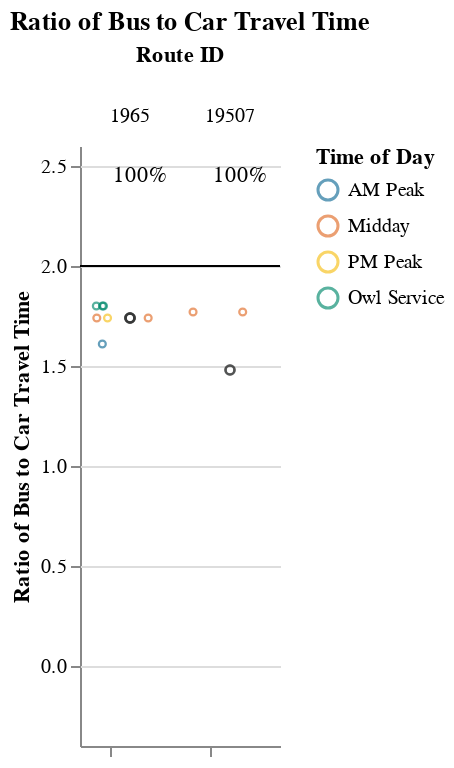
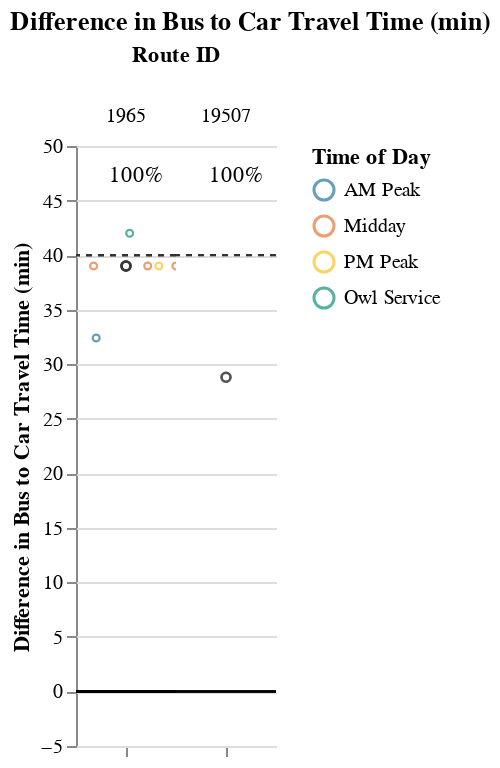

The notebook cell saved with these charts, in order:
### Markdown cell above
### Long Routes (> 1.5 hrs)

### Code cell
route_group = "long"
try:
    display_charts_for_route_group(df, route_group)
except:
    print("No routes meet this criteria.")

### Figure 1 — Vega-Lite specification as saved in the notebook (floating-point values rounded to 4 significant figures)
{"config": {"view": {"continuousWidth": 400, "continuousHeight": 300, "stroke": null}, "facet": {"spacing": 0}}, "data": {"name": "data-570277145ce983f8eeb32497a761a22f"}, "facet": {"column": {"field": "route_id", "sort": ["1965", "19507"], "title": "Route ID", "type": "nominal"}}, "spec": {"layer": [{"mark": "rule", "encoding": {"color": {"value": "black"}, "y": {"field": "cutoff", "type": "quantitative"}}, "selection": {"selector003": {"type": "interval", "bind": "scales", "encodings": ["x", "y"]}}}, {"mark": {"type": "point", "opacity": 0.65, "size": 12, "strokeWidth": 1.1}, "encoding": {"color": {"field": "time_of_day", "scale": {"range": ["#136C97", "#E16B26", "#F6BF16", "#00896B", "#7790A3", "#5B559C"]}, "sort": ["AM Peak", "Midday", "PM Peak", "Owl Service"], "title": "Time of Day", "type": "nominal"}, "tooltip": [{"field": "route_id", "type": "nominal"}, {"field": "trip_id", "type": "nominal"}, {"field": "service_hours", "type": "quantitative"}, {"field": "car_duration_hours", "type": "quantitative"}, {"field": "bus_multiplier", "type": "quantitative"}, {"field": "bus_difference", "type": "quantitative"}, {"field": "num_trips", "type": "quantitative"}, {"field": "num_competitive", "type": "quantitative"}, {"field": "pct_trips_competitive", "type": "quantitative"}, {"field": "p25", "type": "quantitative"}, {"field": "p50", "type": "quantitative"}, {"field": "p75", "type": "quantitative"}], "x": {"axis": {"grid": false, "labels": false, "ticks": true, "values": [0]}, "field": "jitter", "scale": {}, "title": null, "type": "quantitative"}, "y": {"field": "bus_multiplier", "scale": {"domain": [-0.25, 2.5]}, "title": "Ratio of Bus to Car Travel Time", "type": "quantitative"}}, "transform": [{"calculate": "sqrt(-2*log(random()))*cos(2*PI*random())", "as": "jitter"}], "width": 50}, {"layer": [{"mark": {"type": "point", "opacity": 0.6, "size": 20, "strokeWidth": 1.3}, "encoding": {"color": {"value": "#323434"}, "y": {"field": "bus_multiplier", "type": "quantitative"}}, "transform": [{"filter": "(datum.p50_trip === 1)"}]}, {"mark": {"type": "text", "align": "center", "baseline": "middle"}, "encoding": {"color": {"value": "black"}, "text": {"field": "pct_trips_competitive", "format": ".0%", "type": "quantitative"}, "tooltip": [{"field": "route_id", "type": "nominal"}, {"field": "trip_id", "type": "nominal"}, {"field": "service_hours", "type": "quantitative"}, {"field": "car_duration_hours", "type": "quantitative"}, {"field": "bus_multiplier", "type": "quantitative"}, {"field": "bus_difference", "type": "quantitative"}, {"field": "num_trips", "type": "quantitative"}, {"field": "num_competitive", "type": "quantitative"}, {"field": "pct_trips_competitive", "type": "quantitative"}, {"field": "p25", "type": "quantitative"}, {"field": "p50", "type": "quantitative"}, {"field": "p75", "type": "quantitative"}], "x": {"value": 30}, "y": {"value": 15}}, "transform": [{"calculate": "sqrt(-2*log(random()))*cos(2*PI*random())", "as": "jitter"}, {"filter": "(datum.fastest_trip === 1)"}]}]}]}, "resolve": {"scale": {"y": "shared"}}, "title": "Ratio of Bus to Car Travel Time", "$schema": "https://vega.github.io/schema/vega-lite/v4.17.0.json", "datasets": {"data-570277145ce983f8eeb32497a761a22f": [{"calitp_itp_id": 101, "trip_key": 3236287114091401813, "trip_id": "t_1949433_b_33026_tn_0", "shape_id": "p_1275951", "route_id": "19507", "service_hours": 1.47, "trip_first_departure_ts": 25800, "trip_last_arrival_ts": 31080, "departure_hour": 7, "time_of_day": "AM Peak", "p25": 1.47, "p50": 1.61, "p75": 1.75, "p50_trip": 1, "fastest_trip": 1, "car_duration_hours": 0.99, "competitive_route": 1, "bus_multiplier": 1.48, "bus_difference": 28.8, "num_trips": 4, "num_competitive": 4, "pct_trips_competitive": 1.0, "bus_difference_spread": 16.8, "route_group": "long", "max_trip_hrs": 1.75, "max_trip_route_group": 1.75, "name": "El Dorado County Transit Authority", "caltrans_district": "03 - Marysville", "drmt_organization_name": null, "cutoff2": 40, "cutoff": 2}, {"calitp_itp_id": 101, "trip_key": 8563022532481679830, "trip_id": "t_1949432_b_33026_tn_0", "shape_id": "p_1275951", "route_id": "19507", "service_hours": 1.47, "trip_first_departure_ts": 22200, "trip_last_arrival_ts": 27480, "departure_hour": 6, "time_of_day": "Owl Service", "p25": 1.47, "p50": 1.61, "p75": 1.75, "p50_trip": 1, "fastest_trip": 0, "car_duration_hours": 0.99, "competitive_route": 1, "bus_multiplier": 1.48, "bus_difference": 28.8, "num_trips": 4, "num_competitive": 4, "pct_trips_competitive": 1.0, "bus_difference_spread": 16.8, "route_group": "long", "max_trip_hrs": 1.75, "max_trip_route_group": 1.75, "name": "El Dorado County Transit Authority", "caltrans_district": "03 - Marysville", "drmt_organization_name": null, "cutoff2": 40, "cutoff": 2}, {"calitp_itp_id": 101, "trip_key": 9110982268179110409, "trip_id": "t_1949431_b_33026_tn_0", "shape_id": "p_1276361", "route_id": "19507", "service_hours": 1.75, "trip_first_departure_ts": 55200, "trip_last_arrival_ts": 61500, "departure_hour": 15, "time_of_day": "Midday", "p25": 1.47, "p50": 1.61, "p75": 1.75, "p50_trip": 0, "fastest_trip": 0, "car_duration_hours": 0.99, "competitive_route": 1, "bus_multiplier": 1.77, "bus_difference": 45.6, "num_trips": 4, "num_competitive": 4, "pct_trips_competitive": 1.0, "bus_difference_spread": 16.8, "route_group": "long", "max_trip_hrs": 1.75, "max_trip_route_group": 1.75, "name": "El Dorado County Transit Authority", "caltrans_district": "03 - Marysville", "drmt_organization_name": null, "cutoff2": 40, "cutoff": 2}, {"calitp_itp_id": 101, "trip_key": 3588662629553815803, "trip_id": "t_1949430_b_33026_tn_0", "shape_id": "p_1276361", "route_id": "19507", "service_hours": 1.75, "trip_first_departure_ts": 50400, "trip_last_arrival_ts": 56700, "departure_hour": 14, "time_of_day": "Midday", "p25": 1.47, "p50": 1.61, "p75": 1.75, "p50_trip": 0, "fastest_trip": 0, "car_duration_hours": 0.99, "competitive_route": 1, "bus_multiplier": 1.77, "bus_difference": 45.6, "num_trips": 4, "num_competitive": 4, "pct_trips_competitive": 1.0, "bus_difference_spread": 16.8, "route_group": "long", "max_trip_hrs": 1.75, "max_trip_route_group": 1.75, "name": "El Dorado County Transit Authority", "caltrans_district": "03 - Marysville", "drmt_organization_name": null, "cutoff2": 40, "cutoff": 2}, {"calitp_itp_id": 101, "trip_key": -2368155360304105473, "trip_id": "t_1949424_b_33026_tn_0", "shape_id": "p_1275942", "route_id": "1965", "service_hours": 1.42, "trip_first_departure_ts": 28800, "trip_last_arrival_ts": 33900, "departure_hour": 8, "time_of_day": "AM Peak", "p25": 1.53, "p50": 1.53, "p75": 1.58, "p50_trip": 0, "fastest_trip": 1, "car_duration_hours": 0.88, "competitive_route": 1, "bus_multiplier": 1.61, "bus_difference": 32.4, "num_trips": 8, "num_competitive": 8, "pct_trips_competitive": 1.0, "bus_difference_spread": 9.6, "route_group": "long", "max_trip_hrs": 1.58, "max_trip_route_group": 1.75, "name": "El Dorado County Transit Authority", "caltrans_district": "03 - Marysville", "drmt_organization_name": null, "cutoff2": 40, "cutoff": 2}, {"calitp_itp_id": 101, "trip_key": 5824973024410556023, "trip_id": "t_1949427_b_33026_tn_0", "shape_id": "p_1275943", "route_id": "1965", "service_hours": 1.53, "trip_first_departure_ts": 60000, "trip_last_arrival_ts": 65520, "departure_hour": 16, "time_of_day": "Midday", "p25": 1.53, "p50": 1.53, "p75": 1.58, "p50_trip": 1, "fastest_trip": 0, "car_duration_hours": 0.88, "competitive_route": 1, "bus_multiplier": 1.74, "bus_difference": 39.0, "num_trips": 8, "num_competitive": 8, "pct_trips_competitive": 1.0, "bus_difference_spread": 9.6, "route_group": "long", "max_trip_hrs": 1.58, "max_trip_route_group": 1.75, "name": "El Dorado County Transit Authority", "caltrans_district": "03 - Marysville", "drmt_organization_name": null, "cutoff2": 40, "cutoff": 2}, {"calitp_itp_id": 101, "trip_key": 5267286720409207687, "trip_id": "t_1949426_b_33026_tn_0", "shape_id": "p_1275943", "route_id": "1965", "service_hours": 1.53, "trip_first_departure_ts": 57600, "trip_last_arrival_ts": 63120, "departure_hour": 16, "time_of_day": "Midday", "p25": 1.53, "p50": 1.53, "p75": 1.58, "p50_trip": 1, "fastest_trip": 0, "car_duration_hours": 0.88, "competitive_route": 1, "bus_multiplier": 1.74, "bus_difference": 39.0, "num_trips": 8, "num_competitive": 8, "pct_trips_competitive": 1.0, "bus_difference_spread": 9.6, "route_group": "long", "max_trip_hrs": 1.58, "max_trip_route_group": 1.75, "name": "El Dorado County Transit Authority", "caltrans_district": "03 - Marysville", "drmt_organization_name": null, "cutoff2": 40, "cutoff": 2}, {"calitp_itp_id": 101, "trip_key": 5828529982851444451, "trip_id": "t_1949425_b_33026_tn_0", "shape_id": "p_1275950", "route_id": "1965", "service_hours": 1.53, "trip_first_departure_ts": 55200, "trip_last_arrival_ts": 60720, "departure_hour": 15, "time_of_day": "Midday", "p25": 1.53, "p50": 1.53, "p75": 1.58, "p50_trip": 1, "fastest_trip": 0, "car_duration_hours": 0.88, "competitive_route": 1, "bus_multiplier": 1.74, "bus_difference": 39.0, "num_trips": 8, "num_competitive": 8, "pct_trips_competitive": 1.0, "bus_difference_spread": 9.6, "route_group": "long", "max_trip_hrs": 1.58, "max_trip_route_group": 1.75, "name": "El Dorado County Transit Authority", "caltrans_district": "03 - Marysville", "drmt_organization_name": null, "cutoff2": 40, "cutoff": 2}, {"calitp_itp_id": 101, "trip_key": 8531536162217740457, "trip_id": "t_1949428_b_33026_tn_0", "shape_id": "p_1275943", "route_id": "1965", "service_hours": 1.53, "trip_first_departure_ts": 63600, "trip_last_arrival_ts": 69120, "departure_hour": 17, "time_of_day": "PM Peak", "p25": 1.53, "p50": 1.53, "p75": 1.58, "p50_trip": 1, "fastest_trip": 0, "car_duration_hours": 0.88, "competitive_route": 1, "bus_multiplier": 1.74, "bus_difference": 39.0, "num_trips": 8, "num_competitive": 8, "pct_trips_competitive": 1.0, "bus_difference_spread": 9.6, "route_group": "long", "max_trip_hrs": 1.58, "max_trip_route_group": 1.75, "name": "El Dorado County Transit Authority", "caltrans_district": "03 - Marysville", "drmt_organization_name": null, "cutoff2": 40, "cutoff": 2}, {"calitp_itp_id": 101, "trip_key": -2961812470250703333, "trip_id": "t_1949421_b_33026_tn_0", "shape_id": "p_1275401", "route_id": "1965", "service_hours": 1.58, "trip_first_departure_ts": 18600, "trip_last_arrival_ts": 24300, "departure_hour": 5, "time_of_day": "Owl Service", "p25": 1.53, "p50": 1.53, "p75": 1.58, "p50_trip": 0, "fastest_trip": 0, "car_duration_hours": 0.88, "competitive_route": 1, "bus_multiplier": 1.8, "bus_difference": 42.0, "num_trips": 8, "num_competitive": 8, "pct_trips_competitive": 1.0, "bus_difference_spread": 9.6, "route_group": "long", "max_trip_hrs": 1.58, "max_trip_route_group": 1.75, "name": "El Dorado County Transit Authority", "caltrans_district": "03 - Marysville", "drmt_organization_name": null, "cutoff2": 40, "cutoff": 2}, {"calitp_itp_id": 101, "trip_key": -7032979825377476222, "trip_id": "t_1949422_b_33026_tn_0", "shape_id": "p_1275941", "route_id": "1965", "service_hours": 1.58, "trip_first_departure_ts": 20400, "trip_last_arrival_ts": 26100, "departure_hour": 5, "time_of_day": "Owl Service", "p25": 1.53, "p50": 1.53, "p75": 1.58, "p50_trip": 0, "fastest_trip": 0, "car_duration_hours": 0.88, "competitive_route": 1, "bus_multiplier": 1.8, "bus_difference": 42.0, "num_trips": 8, "num_competitive": 8, "pct_trips_competitive": 1.0, "bus_difference_spread": 9.6, "route_group": "long", "max_trip_hrs": 1.58, "max_trip_route_group": 1.75, "name": "El Dorado County Transit Authority", "caltrans_district": "03 - Marysville", "drmt_organization_name": null, "cutoff2": 40, "cutoff": 2}, {"calitp_itp_id": 101, "trip_key": -8698119193827787889, "trip_id": "t_1949423_b_33026_tn_0", "shape_id": "p_1275941", "route_id": "1965", "service_hours": 1.58, "trip_first_departure_ts": 22200, "trip_last_arrival_ts": 27900, "departure_hour": 6, "time_of_day": "Owl Service", "p25": 1.53, "p50": 1.53, "p75": 1.58, "p50_trip": 0, "fastest_trip": 0, "car_duration_hours": 0.88, "competitive_route": 1, "bus_multiplier": 1.8, "bus_difference": 42.0, "num_trips": 8, "num_competitive": 8, "pct_trips_competitive": 1.0, "bus_difference_spread": 9.6, "route_group": "long", "max_trip_hrs": 1.58, "max_trip_route_group": 1.75, "name": "El Dorado County Transit Authority", "caltrans_district": "03 - Marysville", "drmt_organization_name": null, "cutoff2": 40, "cutoff": 2}]}}

### Figure 2 — Vega-Lite specification as saved in the notebook (floating-point values rounded to 4 significant figures)
{"config": {"view": {"continuousWidth": 400, "continuousHeight": 300, "stroke": null}, "facet": {"spacing": 0}}, "data": {"name": "data-64e9510451679ea35f86dbb6277e2307"}, "facet": {"column": {"field": "route_id", "sort": ["1965", "19507"], "title": "Route ID", "type": "nominal"}}, "spec": {"layer": [{"mark": "rule", "encoding": {"color": {"value": "black"}, "y": {"field": "cutoff", "type": "quantitative"}}, "selection": {"selector004": {"type": "interval", "bind": "scales", "encodings": ["x", "y"]}}}, {"mark": {"type": "rule", "strokeDash": [3, 3]}, "encoding": {"color": {"value": "#323434"}, "y": {"field": "cutoff2", "type": "quantitative"}}}, {"mark": {"type": "point", "opacity": 0.65, "size": 12, "strokeWidth": 1.1}, "encoding": {"color": {"field": "time_of_day", "scale": {"range": ["#136C97", "#E16B26", "#F6BF16", "#00896B", "#7790A3", "#5B559C"]}, "sort": ["AM Peak", "Midday", "PM Peak", "Owl Service"], "title": "Time of Day", "type": "nominal"}, "tooltip": [{"field": "route_id", "type": "nominal"}, {"field": "trip_id", "type": "nominal"}, {"field": "service_hours", "type": "quantitative"}, {"field": "car_duration_hours", "type": "quantitative"}, {"field": "bus_multiplier", "type": "quantitative"}, {"field": "bus_difference", "type": "quantitative"}, {"field": "num_trips", "type": "quantitative"}, {"field": "num_competitive", "type": "quantitative"}, {"field": "pct_trips_competitive", "type": "quantitative"}, {"field": "p25", "type": "quantitative"}, {"field": "p50", "type": "quantitative"}, {"field": "p75", "type": "quantitative"}], "x": {"axis": {"grid": false, "labels": false, "ticks": true, "values": [0]}, "field": "jitter", "scale": {}, "title": null, "type": "quantitative"}, "y": {"field": "bus_difference", "scale": {"domain": [-5, 45.6]}, "title": "Difference in Bus to Car Travel Time (min)", "type": "quantitative"}}, "transform": [{"calculate": "sqrt(-2*log(random()))*cos(2*PI*random())", "as": "jitter"}], "width": 50}, {"layer": [{"mark": {"type": "point", "opacity": 0.6, "size": 20, "strokeWidth": 1.3}, "encoding": {"color": {"value": "#323434"}, "y": {"field": "bus_difference", "type": "quantitative"}}, "transform": [{"filter": "(datum.p50_trip === 1)"}]}, {"mark": {"type": "text", "align": "center", "baseline": "middle"}, "encoding": {"color": {"value": "black"}, "text": {"field": "pct_trips_competitive", "format": ".0%", "type": "quantitative"}, "tooltip": [{"field": "route_id", "type": "nominal"}, {"field": "trip_id", "type": "nominal"}, {"field": "service_hours", "type": "quantitative"}, {"field": "car_duration_hours", "type": "quantitative"}, {"field": "bus_multiplier", "type": "quantitative"}, {"field": "bus_difference", "type": "quantitative"}, {"field": "num_trips", "type": "quantitative"}, {"field": "num_competitive", "type": "quantitative"}, {"field": "pct_trips_competitive", "type": "quantitative"}, {"field": "p25", "type": "quantitative"}, {"field": "p50", "type": "quantitative"}, {"field": "p75", "type": "quantitative"}], "x": {"value": 30}, "y": {"value": 15}}, "transform": [{"calculate": "sqrt(-2*log(random()))*cos(2*PI*random())", "as": "jitter"}, {"filter": "(datum.fastest_trip === 1)"}]}]}]}, "resolve": {"scale": {"y": "shared"}}, "title": "Difference in Bus to Car Travel Time (min)", "$schema": "https://vega.github.io/schema/vega-lite/v4.17.0.json", "datasets": {"data-64e9510451679ea35f86dbb6277e2307": [{"calitp_itp_id": 101, "trip_key": 3236287114091401813, "trip_id": "t_1949433_b_33026_tn_0", "shape_id": "p_1275951", "route_id": "19507", "service_hours": 1.47, "trip_first_departure_ts": 25800, "trip_last_arrival_ts": 31080, "departure_hour": 7, "time_of_day": "AM Peak", "p25": 1.47, "p50": 1.61, "p75": 1.75, "p50_trip": 1, "fastest_trip": 1, "car_duration_hours": 0.99, "competitive_route": 1, "bus_multiplier": 1.48, "bus_difference": 28.8, "num_trips": 4, "num_competitive": 4, "pct_trips_competitive": 1.0, "bus_difference_spread": 16.8, "route_group": "long", "max_trip_hrs": 1.75, "max_trip_route_group": 1.75, "name": "El Dorado County Transit Authority", "caltrans_district": "03 - Marysville", "drmt_organization_name": null, "cutoff2": 40, "cutoff": 0}, {"calitp_itp_id": 101, "trip_key": 8563022532481679830, "trip_id": "t_1949432_b_33026_tn_0", "shape_id": "p_1275951", "route_id": "19507", "service_hours": 1.47, "trip_first_departure_ts": 22200, "trip_last_arrival_ts": 27480, "departure_hour": 6, "time_of_day": "Owl Service", "p25": 1.47, "p50": 1.61, "p75": 1.75, "p50_trip": 1, "fastest_trip": 0, "car_duration_hours": 0.99, "competitive_route": 1, "bus_multiplier": 1.48, "bus_difference": 28.8, "num_trips": 4, "num_competitive": 4, "pct_trips_competitive": 1.0, "bus_difference_spread": 16.8, "route_group": "long", "max_trip_hrs": 1.75, "max_trip_route_group": 1.75, "name": "El Dorado County Transit Authority", "caltrans_district": "03 - Marysville", "drmt_organization_name": null, "cutoff2": 40, "cutoff": 0}, {"calitp_itp_id": 101, "trip_key": 9110982268179110409, "trip_id": "t_1949431_b_33026_tn_0", "shape_id": "p_1276361", "route_id": "19507", "service_hours": 1.75, "trip_first_departure_ts": 55200, "trip_last_arrival_ts": 61500, "departure_hour": 15, "time_of_day": "Midday", "p25": 1.47, "p50": 1.61, "p75": 1.75, "p50_trip": 0, "fastest_trip": 0, "car_duration_hours": 0.99, "competitive_route": 1, "bus_multiplier": 1.77, "bus_difference": 45.6, "num_trips": 4, "num_competitive": 4, "pct_trips_competitive": 1.0, "bus_difference_spread": 16.8, "route_group": "long", "max_trip_hrs": 1.75, "max_trip_route_group": 1.75, "name": "El Dorado County Transit Authority", "caltrans_district": "03 - Marysville", "drmt_organization_name": null, "cutoff2": 40, "cutoff": 0}, {"calitp_itp_id": 101, "trip_key": 3588662629553815803, "trip_id": "t_1949430_b_33026_tn_0", "shape_id": "p_1276361", "route_id": "19507", "service_hours": 1.75, "trip_first_departure_ts": 50400, "trip_last_arrival_ts": 56700, "departure_hour": 14, "time_of_day": "Midday", "p25": 1.47, "p50": 1.61, "p75": 1.75, "p50_trip": 0, "fastest_trip": 0, "car_duration_hours": 0.99, "competitive_route": 1, "bus_multiplier": 1.77, "bus_difference": 45.6, "num_trips": 4, "num_competitive": 4, "pct_trips_competitive": 1.0, "bus_difference_spread": 16.8, "route_group": "long", "max_trip_hrs": 1.75, "max_trip_route_group": 1.75, "name": "El Dorado County Transit Authority", "caltrans_district": "03 - Marysville", "drmt_organization_name": null, "cutoff2": 40, "cutoff": 0}, {"calitp_itp_id": 101, "trip_key": -2368155360304105473, "trip_id": "t_1949424_b_33026_tn_0", "shape_id": "p_1275942", "route_id": "1965", "service_hours": 1.42, "trip_first_departure_ts": 28800, "trip_last_arrival_ts": 33900, "departure_hour": 8, "time_of_day": "AM Peak", "p25": 1.53, "p50": 1.53, "p75": 1.58, "p50_trip": 0, "fastest_trip": 1, "car_duration_hours": 0.88, "competitive_route": 1, "bus_multiplier": 1.61, "bus_difference": 32.4, "num_trips": 8, "num_competitive": 8, "pct_trips_competitive": 1.0, "bus_difference_spread": 9.6, "route_group": "long", "max_trip_hrs": 1.58, "max_trip_route_group": 1.75, "name": "El Dorado County Transit Authority", "caltrans_district": "03 - Marysville", "drmt_organization_name": null, "cutoff2": 40, "cutoff": 0}, {"calitp_itp_id": 101, "trip_key": 5824973024410556023, "trip_id": "t_1949427_b_33026_tn_0", "shape_id": "p_1275943", "route_id": "1965", "service_hours": 1.53, "trip_first_departure_ts": 60000, "trip_last_arrival_ts": 65520, "departure_hour": 16, "time_of_day": "Midday", "p25": 1.53, "p50": 1.53, "p75": 1.58, "p50_trip": 1, "fastest_trip": 0, "car_duration_hours": 0.88, "competitive_route": 1, "bus_multiplier": 1.74, "bus_difference": 39.0, "num_trips": 8, "num_competitive": 8, "pct_trips_competitive": 1.0, "bus_difference_spread": 9.6, "route_group": "long", "max_trip_hrs": 1.58, "max_trip_route_group": 1.75, "name": "El Dorado County Transit Authority", "caltrans_district": "03 - Marysville", "drmt_organization_name": null, "cutoff2": 40, "cutoff": 0}, {"calitp_itp_id": 101, "trip_key": 5267286720409207687, "trip_id": "t_1949426_b_33026_tn_0", "shape_id": "p_1275943", "route_id": "1965", "service_hours": 1.53, "trip_first_departure_ts": 57600, "trip_last_arrival_ts": 63120, "departure_hour": 16, "time_of_day": "Midday", "p25": 1.53, "p50": 1.53, "p75": 1.58, "p50_trip": 1, "fastest_trip": 0, "car_duration_hours": 0.88, "competitive_route": 1, "bus_multiplier": 1.74, "bus_difference": 39.0, "num_trips": 8, "num_competitive": 8, "pct_trips_competitive": 1.0, "bus_difference_spread": 9.6, "route_group": "long", "max_trip_hrs": 1.58, "max_trip_route_group": 1.75, "name": "El Dorado County Transit Authority", "caltrans_district": "03 - Marysville", "drmt_organization_name": null, "cutoff2": 40, "cutoff": 0}, {"calitp_itp_id": 101, "trip_key": 5828529982851444451, "trip_id": "t_1949425_b_33026_tn_0", "shape_id": "p_1275950", "route_id": "1965", "service_hours": 1.53, "trip_first_departure_ts": 55200, "trip_last_arrival_ts": 60720, "departure_hour": 15, "time_of_day": "Midday", "p25": 1.53, "p50": 1.53, "p75": 1.58, "p50_trip": 1, "fastest_trip": 0, "car_duration_hours": 0.88, "competitive_route": 1, "bus_multiplier": 1.74, "bus_difference": 39.0, "num_trips": 8, "num_competitive": 8, "pct_trips_competitive": 1.0, "bus_difference_spread": 9.6, "route_group": "long", "max_trip_hrs": 1.58, "max_trip_route_group": 1.75, "name": "El Dorado County Transit Authority", "caltrans_district": "03 - Marysville", "drmt_organization_name": null, "cutoff2": 40, "cutoff": 0}, {"calitp_itp_id": 101, "trip_key": 8531536162217740457, "trip_id": "t_1949428_b_33026_tn_0", "shape_id": "p_1275943", "route_id": "1965", "service_hours": 1.53, "trip_first_departure_ts": 63600, "trip_last_arrival_ts": 69120, "departure_hour": 17, "time_of_day": "PM Peak", "p25": 1.53, "p50": 1.53, "p75": 1.58, "p50_trip": 1, "fastest_trip": 0, "car_duration_hours": 0.88, "competitive_route": 1, "bus_multiplier": 1.74, "bus_difference": 39.0, "num_trips": 8, "num_competitive": 8, "pct_trips_competitive": 1.0, "bus_difference_spread": 9.6, "route_group": "long", "max_trip_hrs": 1.58, "max_trip_route_group": 1.75, "name": "El Dorado County Transit Authority", "caltrans_district": "03 - Marysville", "drmt_organization_name": null, "cutoff2": 40, "cutoff": 0}, {"calitp_itp_id": 101, "trip_key": -2961812470250703333, "trip_id": "t_1949421_b_33026_tn_0", "shape_id": "p_1275401", "route_id": "1965", "service_hours": 1.58, "trip_first_departure_ts": 18600, "trip_last_arrival_ts": 24300, "departure_hour": 5, "time_of_day": "Owl Service", "p25": 1.53, "p50": 1.53, "p75": 1.58, "p50_trip": 0, "fastest_trip": 0, "car_duration_hours": 0.88, "competitive_route": 1, "bus_multiplier": 1.8, "bus_difference": 42.0, "num_trips": 8, "num_competitive": 8, "pct_trips_competitive": 1.0, "bus_difference_spread": 9.6, "route_group": "long", "max_trip_hrs": 1.58, "max_trip_route_group": 1.75, "name": "El Dorado County Transit Authority", "caltrans_district": "03 - Marysville", "drmt_organization_name": null, "cutoff2": 40, "cutoff": 0}, {"calitp_itp_id": 101, "trip_key": -7032979825377476222, "trip_id": "t_1949422_b_33026_tn_0", "shape_id": "p_1275941", "route_id": "1965", "service_hours": 1.58, "trip_first_departure_ts": 20400, "trip_last_arrival_ts": 26100, "departure_hour": 5, "time_of_day": "Owl Service", "p25": 1.53, "p50": 1.53, "p75": 1.58, "p50_trip": 0, "fastest_trip": 0, "car_duration_hours": 0.88, "competitive_route": 1, "bus_multiplier": 1.8, "bus_difference": 42.0, "num_trips": 8, "num_competitive": 8, "pct_trips_competitive": 1.0, "bus_difference_spread": 9.6, "route_group": "long", "max_trip_hrs": 1.58, "max_trip_route_group": 1.75, "name": "El Dorado County Transit Authority", "caltrans_district": "03 - Marysville", "drmt_organization_name": null, "cutoff2": 40, "cutoff": 0}, {"calitp_itp_id": 101, "trip_key": -8698119193827787889, "trip_id": "t_1949423_b_33026_tn_0", "shape_id": "p_1275941", "route_id": "1965", "service_hours": 1.58, "trip_first_departure_ts": 22200, "trip_last_arrival_ts": 27900, "departure_hour": 6, "time_of_day": "Owl Service", "p25": 1.53, "p50": 1.53, "p75": 1.58, "p50_trip": 0, "fastest_trip": 0, "car_duration_hours": 0.88, "competitive_route": 1, "bus_multiplier": 1.8, "bus_difference": 42.0, "num_trips": 8, "num_competitive": 8, "pct_trips_competitive": 1.0, "bus_difference_spread": 9.6, "route_group": "long", "max_trip_hrs": 1.58, "max_trip_route_group": 1.75, "name": "El Dorado County Transit Authority", "caltrans_district": "03 - Marysville", "drmt_organization_name": null, "cutoff2": 40, "cutoff": 0}]}}
